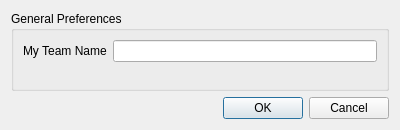
<?xml version="1.0" encoding="UTF-8"?>
<ui version="4.0">
 <class>PreferencesDialog</class>
 <widget class="QDialog" name="PreferencesDialog">
  <property name="geometry">
   <rect>
    <x>0</x>
    <y>0</y>
    <width>400</width>
    <height>130</height>
   </rect>
  </property>
  <property name="windowTitle">
   <string>Dialog</string>
  </property>
  <layout class="QVBoxLayout" name="verticalLayout">
   <item>
    <widget class="QGroupBox" name="groupBox">
     <property name="title">
      <string>General Preferences</string>
     </property>
     <layout class="QFormLayout" name="formLayout">
      <item row="0" column="0">
       <widget class="QLabel" name="label">
        <property name="text">
         <string>My Team Name</string>
        </property>
       </widget>
      </item>
      <item row="0" column="1">
       <widget class="QLineEdit" name="leMyTeam"/>
      </item>
     </layout>
    </widget>
   </item>
   <item>
    <widget class="QDialogButtonBox" name="buttonBox">
     <property name="orientation">
      <enum>Qt::Horizontal</enum>
     </property>
     <property name="standardButtons">
      <set>QDialogButtonBox::Cancel|QDialogButtonBox::Ok</set>
     </property>
    </widget>
   </item>
  </layout>
 </widget>
 <resources/>
 <connections>
  <connection>
   <sender>buttonBox</sender>
   <signal>accepted()</signal>
   <receiver>PreferencesDialog</receiver>
   <slot>accept()</slot>
   <hints>
    <hint type="sourcelabel">
     <x>248</x>
     <y>254</y>
    </hint>
    <hint type="destinationlabel">
     <x>157</x>
     <y>274</y>
    </hint>
   </hints>
  </connection>
  <connection>
   <sender>buttonBox</sender>
   <signal>rejected()</signal>
   <receiver>PreferencesDialog</receiver>
   <slot>reject()</slot>
   <hints>
    <hint type="sourcelabel">
     <x>316</x>
     <y>260</y>
    </hint>
    <hint type="destinationlabel">
     <x>286</x>
     <y>274</y>
    </hint>
   </hints>
  </connection>
 </connections>
</ui>
